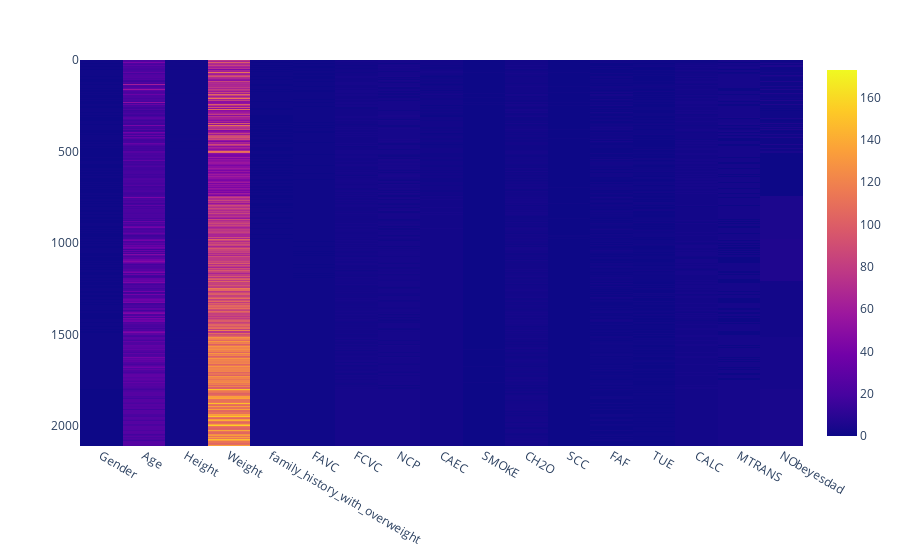

Write notebook code for a chart like this one.
### Code cell
tefig = px.imshow(df)
tefig

### Figure 1 — Plotly figure (JSON) as saved in the notebook; plotly's stock layout.template omitted (floating-point values rounded to 4 significant figures; data arrays with more than 128 entries replaced by an {"elided": "..."} marker saying what was removed)
{"data": [{"coloraxis": "coloraxis", "hovertemplate": "x: %{x}<br>y: %{y}<br>color: %{z}<extra></extra>", "name": "0", "type": "heatmap", "x": ["Gender", "Age", "Height", "Weight", "family_history_with_overweight", "FAVC", "FCVC", "NCP", "CAEC", "SMOKE", "CH2O", "SCC", "FAF", "TUE", "CALC", "MTRANS", "NObeyesdad"], "xaxis": "x", "y": {"elided": "2111 int values"}, "yaxis": "y", "z": {"elided": "2111x17 float values"}}], "layout": {"autosize": true, "coloraxis": {"colorscale": [[0, "#0d0887"], [0.1111, "#46039f"], [0.2222, "#7201a8"], [0.3333, "#9c179e"], [0.4444, "#bd3786"], [0.5556, "#d8576b"], [0.6667, "#ed7953"], [0.7778, "#fb9f3a"], [0.8889, "#fdca26"], [1, "#f0f921"]]}, "margin": {"t": 60}, "xaxis": {"anchor": "y", "autorange": true, "constrain": "domain", "domain": [0, 1], "range": [-0.5, 16.5], "scaleanchor": "y", "type": "category"}, "yaxis": {"anchor": "x", "autorange": true, "constrain": "domain", "domain": [0, 1], "range": [2110.0, -0.5], "type": "linear"}}}
